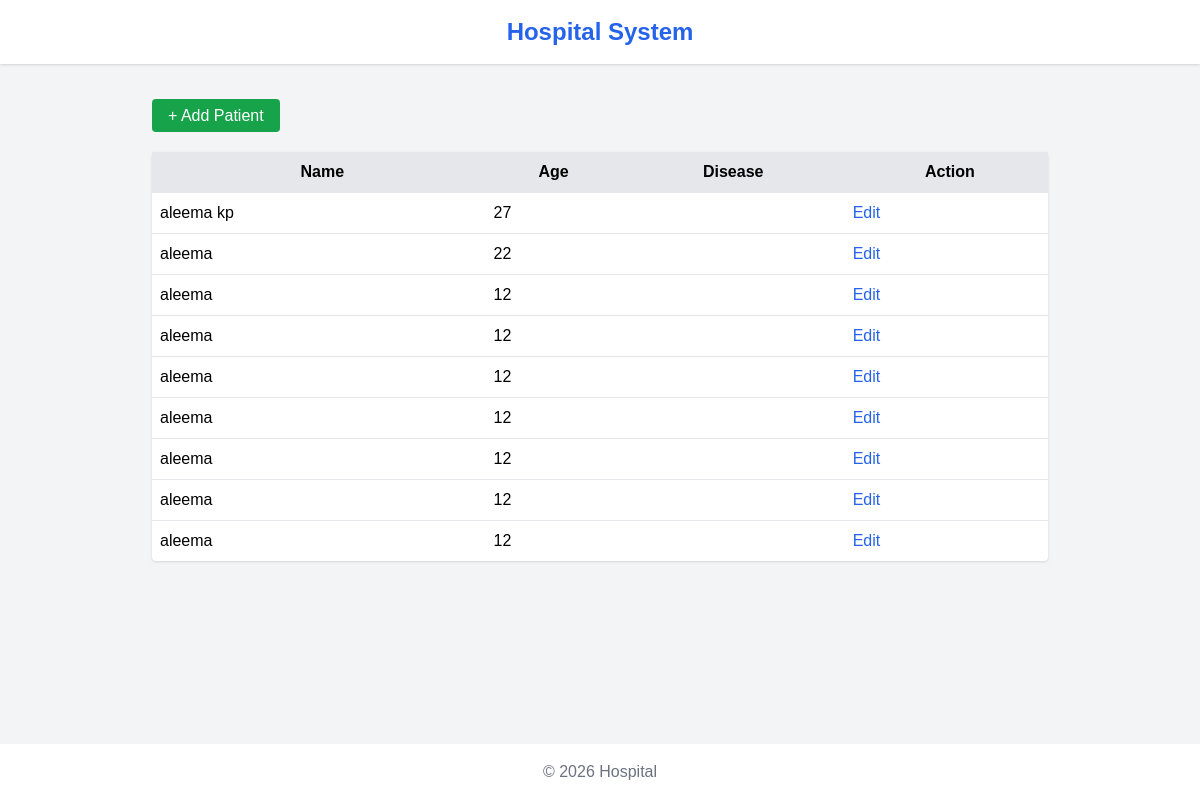
The app's page /patients/, older data.
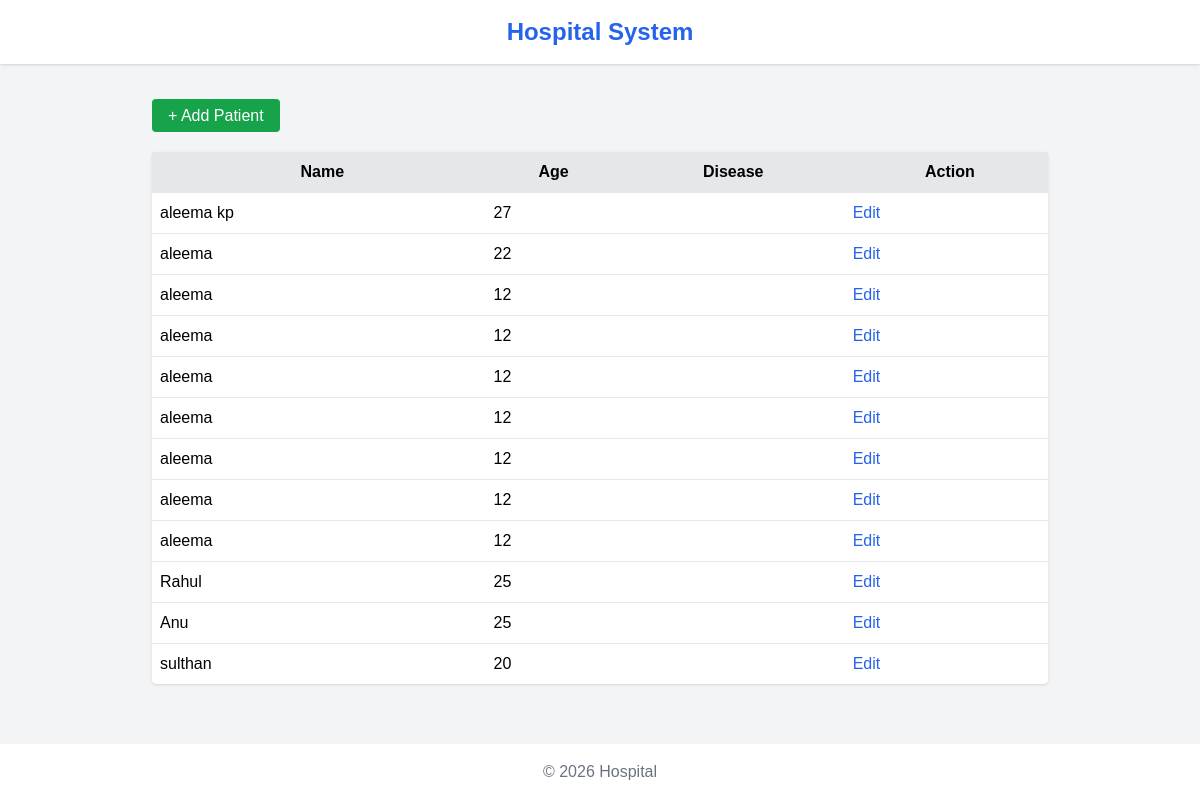
The same page, newer data.
### hospital/models.py (models this page shows, shortened)
class Patient(models.Model):
    name = models.CharField(max_length=100)
    age = models.IntegerField()
    contact = models.CharField(max_length=20)

### hospital/views.py (the view)
# urls.py: path('patients/', views.patient_list, name='patient_list'),
def patient_list(request):
    patients = Patient.objects.all()
    return render(request, 'hospital/patient_list.html', {
        'patients': patients
    })

### hospital/templates/hospital/patient_list.html
{% extends 'hospital/base.html' %}
{% block content %}
<div class="max-w-4xl mx-auto mt-10">
    <a href="{% url 'patient_create' %}"
       class="bg-green-600 text-white px-4 py-2 rounded">
        + Add Patient
    </a>
    <table class="w-full mt-6 bg-white shadow rounded">
        <tr class="bg-gray-200">
            <th class="p-2">Name</th>
            <th>Age</th>
            <th>Disease</th>
            <th>Action</th>
        </tr>
        {% for p in patients %}
        <tr class="border-t">
            <td class="p-2">{{ p.name }}</td>
            <td>{{ p.age }}</td>
            <td>{{ p.disease }}</td>
            <td>
                <a href="{% url 'patient_edit' p.id %}" class="text-blue-600">
                    Edit
                </a>
            </td>
        </tr>
        {% endfor %}
    </table>
</div>
{% endblock %}

Row changes from the older to the newer data that the page shows:
added Patient: name "Rahul", age "25"
added Patient: name "Anu", age "25"
added Patient: name "sulthan", age "20"
